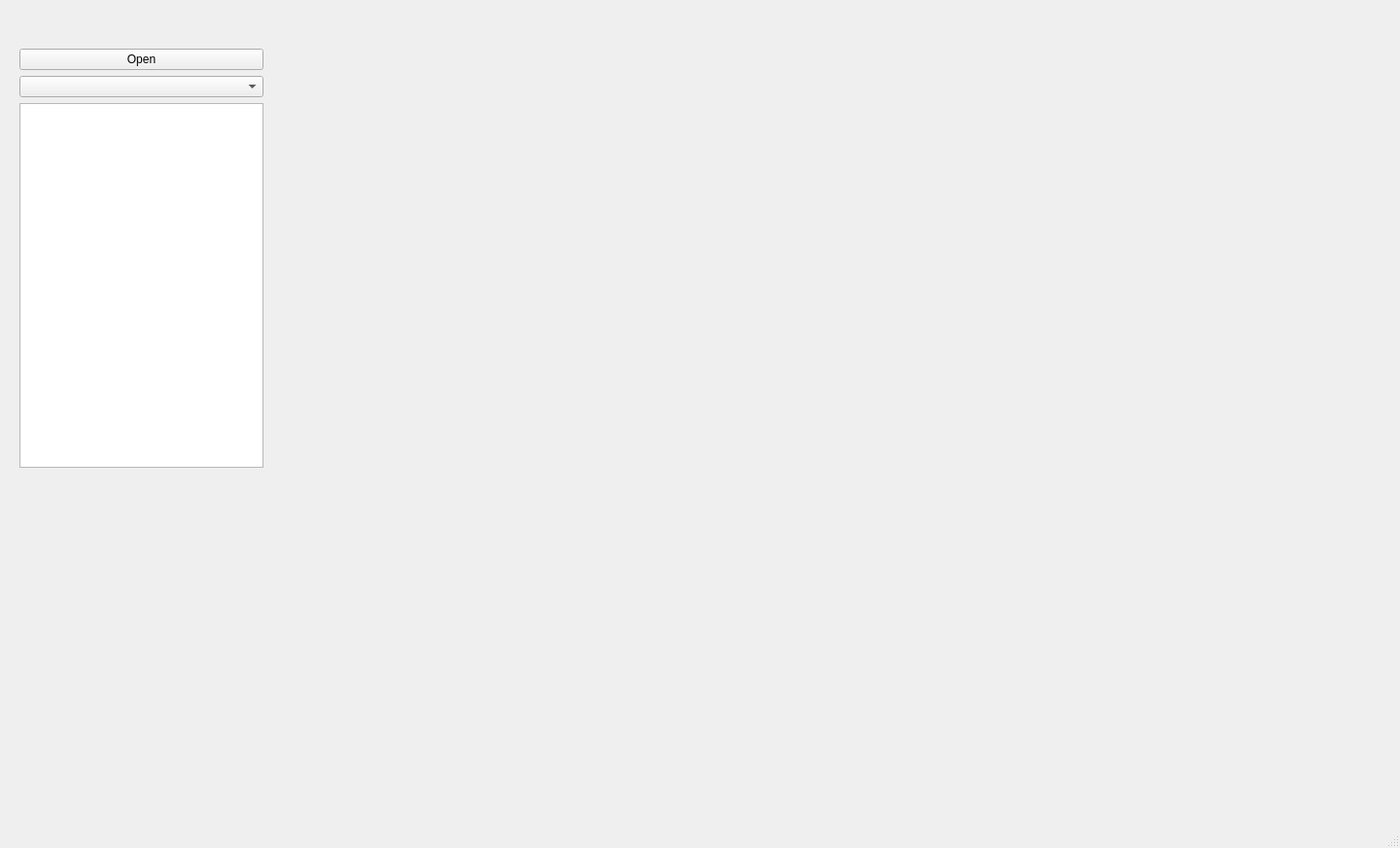
<?xml version="1.0" encoding="UTF-8"?>
<ui version="4.0">
 <class>MainWindow</class>
 <widget class="QMainWindow" name="MainWindow">
  <property name="geometry">
   <rect>
    <x>0</x>
    <y>0</y>
    <width>1440</width>
    <height>872</height>
   </rect>
  </property>
  <property name="windowTitle">
   <string>MainWindow</string>
  </property>
  <widget class="QWidget" name="centralwidget">
   <widget class="QWidget" name="verticalLayoutWidget_2">
    <property name="geometry">
     <rect>
      <x>20</x>
      <y>50</y>
      <width>251</width>
      <height>431</height>
     </rect>
    </property>
    <layout class="QVBoxLayout" name="verticalLayout_2">
     <item>
      <layout class="QVBoxLayout" name="verticalLayout">
       <item>
        <widget class="QPushButton" name="btn_file">
         <property name="text">
          <string>Open</string>
         </property>
        </widget>
       </item>
       <item>
        <widget class="QComboBox" name="comboBox"/>
       </item>
      </layout>
     </item>
     <item>
      <widget class="QPlainTextEdit" name="plainTextEdit"/>
     </item>
    </layout>
   </widget>
  </widget>
  <widget class="QMenuBar" name="menubar">
   <property name="geometry">
    <rect>
     <x>0</x>
     <y>0</y>
     <width>1440</width>
     <height>24</height>
    </rect>
   </property>
  </widget>
  <widget class="QStatusBar" name="statusbar"/>
 </widget>
 <resources/>
 <connections/>
</ui>
